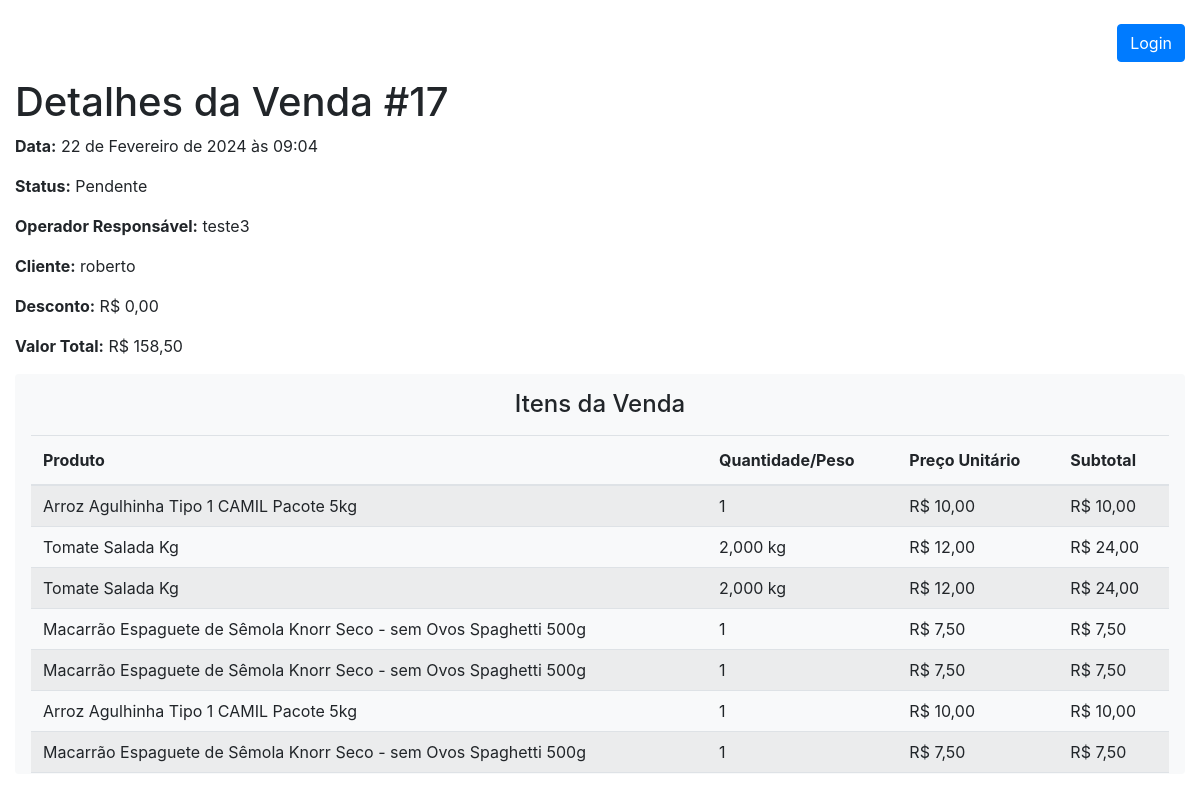
The app's page /pdvweb/detalhes_venda/17/, older data.
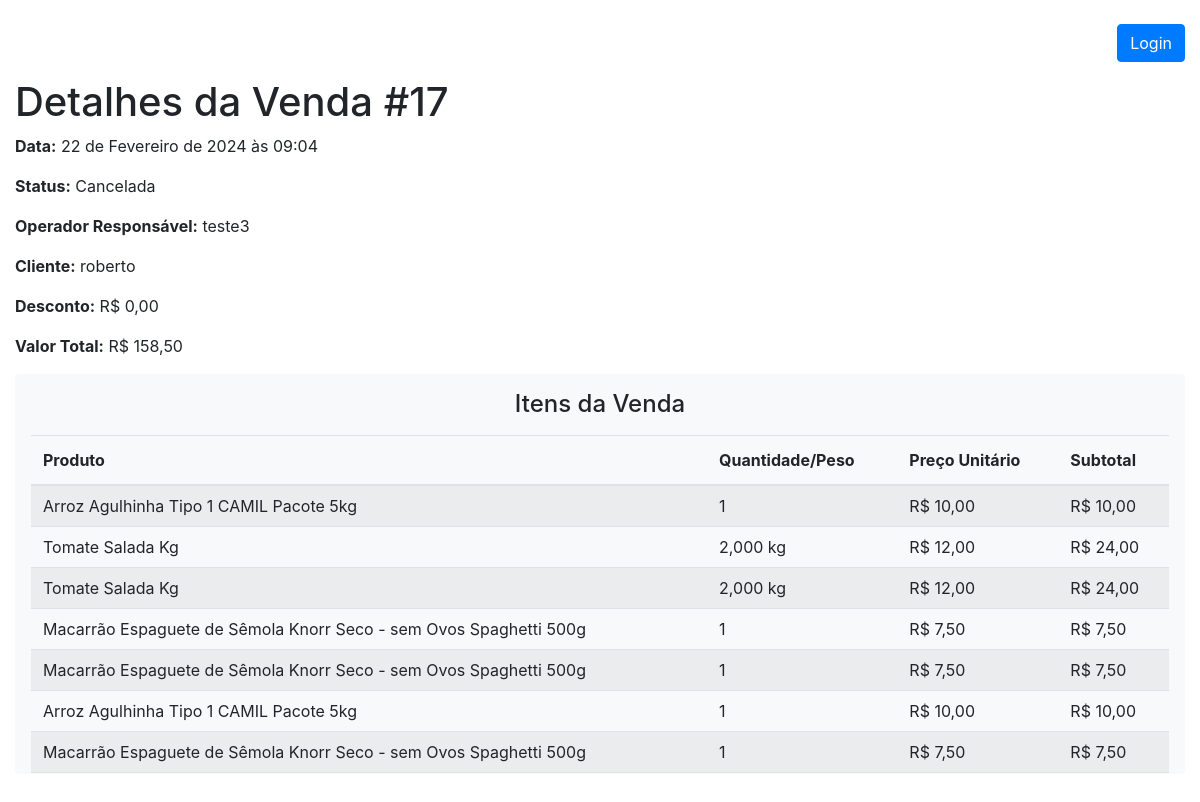
The same page, newer data.
### pdvweb/models.py (models this page shows, shortened)
class Venda(models.Model):
    STATUS_PENDENTE = 'pendente'
    STATUS_CONCLUIDA = 'concluida'
    STATUS_CANCELADA = 'cancelada'
    STATUS_CHOICES = [
        (STATUS_PENDENTE, 'Pendente'),
        (STATUS_CONCLUIDA, 'Concluída'),
        (STATUS_CANCELADA, 'Cancelada'),
    ]
    data = models.DateTimeField(auto_now_add=True)
    status = models.CharField(
        max_length=20, choices=STATUS_CHOICES, default=STATUS_PENDENTE)
    valor_total = models.DecimalField(
        max_digits=10, decimal_places=2, default=0.0)
    desconto = models.DecimalField(max_digits=5, decimal_places=2, default=0.0)
    operador = models.ForeignKey(
        'Operador', on_delete=models.SET_NULL, null=True)
    cliente = models.ForeignKey(
        'Cliente', on_delete=models.SET_NULL, null=True)

class Operador(models.Model):
    nome = models.CharField(max_length=255)
    email = models.EmailField()
    telefone = models.CharField(max_length=20, blank=True, null=True)
    usuarios = models.ManyToManyField(
        'CustomUser', related_name='operadores', blank=True)

class Cliente(models.Model):
    nome = models.CharField(max_length=255)
    email = models.EmailField()
    telefone = models.CharField(max_length=20, blank=True, null=True)
    cpf = models.CharField(max_length=14, unique=True,
                           default='000.000.000-00')

### pdvweb/views.py (the view)
# urls.py: path('detalhes_venda/<int:venda_id>/',
def detalhes_venda(request, venda_id):
    venda = get_object_or_404(Venda, pk=venda_id)
    itens_venda = venda.itemvenda_set.all()
    return render(request, 'pdvweb/detalhes_venda.html', {'venda': venda, 'itens_venda': itens_venda})

### pdvweb/templates/pdvweb/detalhes_venda.html
{% extends 'pdvweb/base.html' %}
{% block content %}
<h1>Detalhes da Venda #{{ venda.id }}</h1>
<p><strong>Data:</strong> {{ venda.data }}</p>
<p><strong>Status:</strong> {{ venda.get_status_display }}</p>
<p><strong>Operador Responsável:</strong> {% if venda.operador %}{{ venda.operador.nome }}{% else %}N/A{% endif %}</p>
<p><strong>Cliente:</strong> {% if venda.cliente %}{{ venda.cliente.nome }}{% else %}N/A{% endif %}</p>
<p><strong>Desconto:</strong> R$ {{ venda.desconto }}</p>
<p><strong>Valor Total:</strong> R$ {{ venda.valor_total }}</p>
<div id="itens-da-venda" class="mb-3 shadow p-3 bg-light rounded" style="max-height: 400px; overflow-y: auto;">
  {% if itens_venda %}
  <h4 class="mb-3 text-center">Itens da Venda</h4>
  <div class="table-responsive">
    <table class="table table-striped" style="width: 100%;">
      <thead>
        <tr>
          <th scope="col">Produto</th>
          <th scope="col">Quantidade/Peso</th>
          <th scope="col">Preço Unitário</th>
          <th scope="col">Subtotal</th>
        </tr>
      </thead>
      <tbody style="line-height: 1;">
        {% for item in itens_venda %}
        <tr>
          <td>
            {% if item.produto_por_quantidade %}
            {{ item.produto_por_quantidade.nome }}
            {% else %}
            {{ item.produto_por_peso.nome }}
            {% endif %}
          </td>
          <td>
            {% if item.quantidade %}
            {{ item.quantidade }}
            {% else %}
            {{ item.peso_vendido }} kg
            {% endif %}
          </td>
          <td>R$ {{ item.preco_unitario }}</td>
          <td>R$ {{ item.subtotal }}</td>
        </tr>
        {% endfor %}
      </tbody>
    </table>
  </div>
  {% else %}
  <p class="text-center"><strong>
      <h4 class="text-center">Essa venda não possui itens.</h4>
    </strong></p>
  {% endif %}
</div>
{% endblock %}

Row changes from the older to the newer data that the page shows:
changed Venda "teste3": status "Pendente" → "Cancelada"
